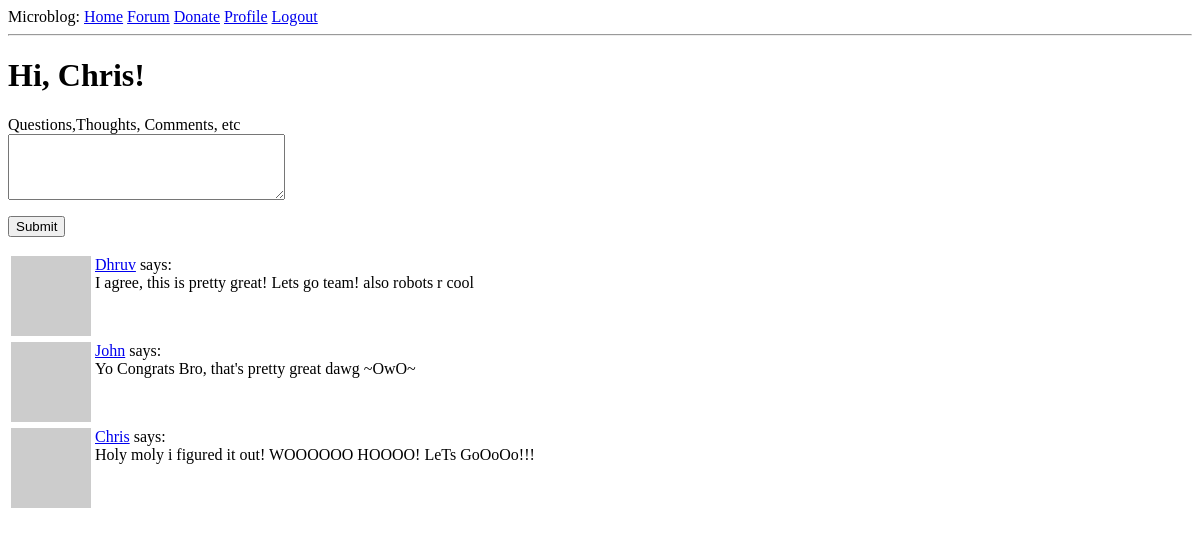
Page /forum (signed in) on the earlier database version.
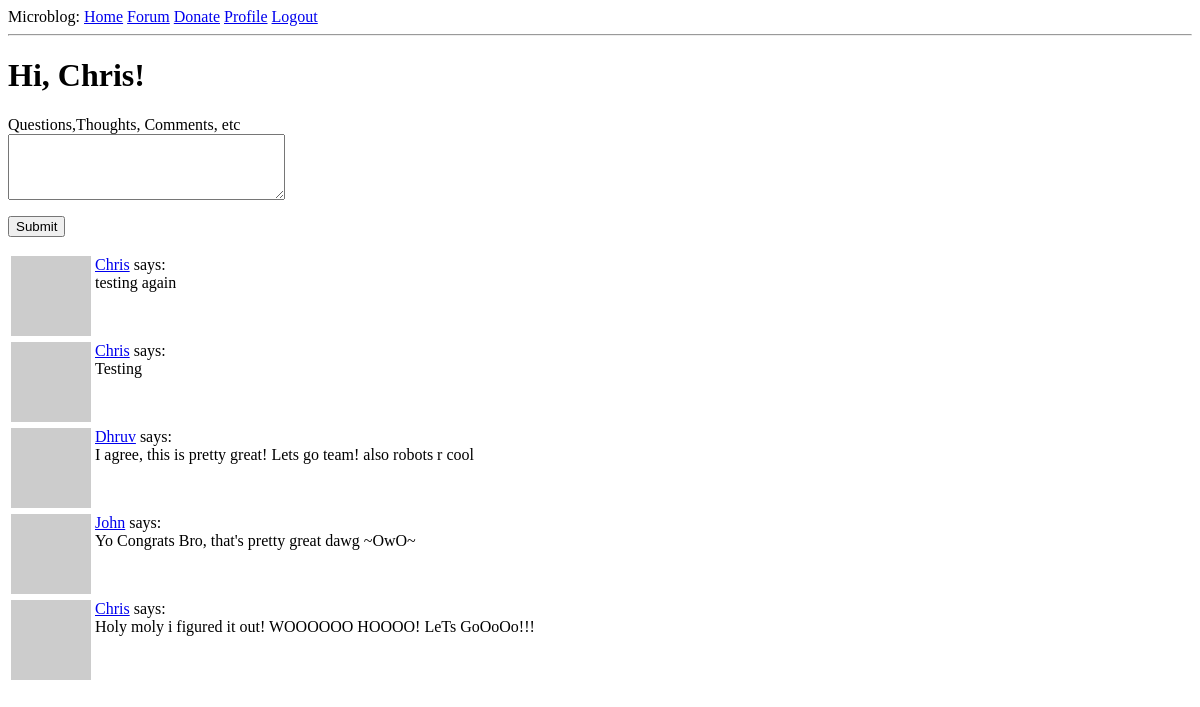
Same page on the later database version.
### app/models.py (models this page shows, shortened)
class Post(db.Model):
    id = db.Column(db.Integer, primary_key=True)
    body = db.Column(db.String(140))
    timestamp = db.Column(db.DateTime, index=True, default=datetime.utcnow)
    user_id = db.Column(db.Integer, db.ForeignKey('user.id'))

class User(UserMixin, db.Model):
    id = db.Column(db.Integer, primary_key=True)
    username = db.Column(db.String(64), index=True, unique=True)
    email = db.Column(db.String(120), index=True, unique=True)
    password_hash = db.Column(db.String(128))
    posts = db.relationship('Post', backref='author', lazy='dynamic')
    about_me = db.Column(db.String(140))
    last_seen = db.Column(db.DateTime, default=datetime.utcnow)
    def avatar(self, size):
        digest = md5(self.email.lower().encode('utf-8')).hexdigest()
        return 'https://www.gravatar.com/avatar/{}?d=identicon&s={}'.format(digest, size)
    followed = db.relationship(
        'User', secondary=followers,
        primaryjoin=(followers.c.follower_id == id),
        secondaryjoin=(followers.c.followed_id == id),
        backref=db.backref('followers', lazy='dynamic'), lazy='dynamic')

### app/routes.py (the view)
@app.route('/forum',methods=['GET','POST'])
@login_required
def forum():
    form=PostForm()
    if form.validate_on_submit():
        post=Post(body=form.post.data,author=current_user)
        db.session.add(post)
        db.session.commit()
        flash('Your post is now live!')
        return redirect(url_for('forum'))
    page = request.args.get('page',1,type=int)
    posts = Post.query.order_by(Post.timestamp.desc()).paginate(page,app.config['POSTS_PER_PAGE'],False)
    next_url = url_for('forum', page=posts.next_num) \
        if posts.has_next else None
    prev_url = url_for('forum', page=posts.prev_num) \
        if posts.has_prev else None
    return render_template('forum.html', title='Forum',form=form,posts=posts.items,next_url=next_url,prev_url=prev_url)

### app/forms.py
class PostForm(FlaskForm):
    post = TextAreaField('Questions,Thoughts, Comments, etc',validators=[DataRequired(),Length(min=1,max=140)])
    submit=SubmitField('Submit')

### app/models.py (called while the page is built)
@login.user_loader
def load_user(id):
    return User.query.get(int(id))

### app/routes.py (called while the page is built)
@app.before_request
def before_request():
    if current_user.is_authenticated:
        current_user.last_seen = datetime.utcnow()
        db.session.commit()

### app/templates/forum.html (shortened to what this page needs)
{% extends "base.html" %}
{% block content %}
    {%if current_user.is_anonymous%}
    <h1>Welcome to IMG Label Online!</h1>
    {%else%}
    <h1>Hi, {{ current_user.username }}!</h1>
    {%endif%}
    <form action = "" method="post">
        <p>
            {{form.post.label}}<br>
            {{form.post(cols=32,rows=4)}}<br>
        </p>
        <p>{{form.submit()}}</p>
    </form>
    {% for post in posts %}
        {%include '_post.html'%}
    {% endfor %}
{% endblock %}

### app/templates/_post.html
    <table>
        <tr valign="top">
            <td><img src="{{ post.author.avatar(36) }}"></td>
            <td><a href="{{url_for('user',username=post.author.username)}}">{{ post.author.username }}</a>
                says:<br>{{ post.body }}
            </td>
        </tr>
    </table>

Differences in the rows shown:
added Post: author.username "Chris", body "testing again"
added Post: author.username "Chris", body "Testing"
